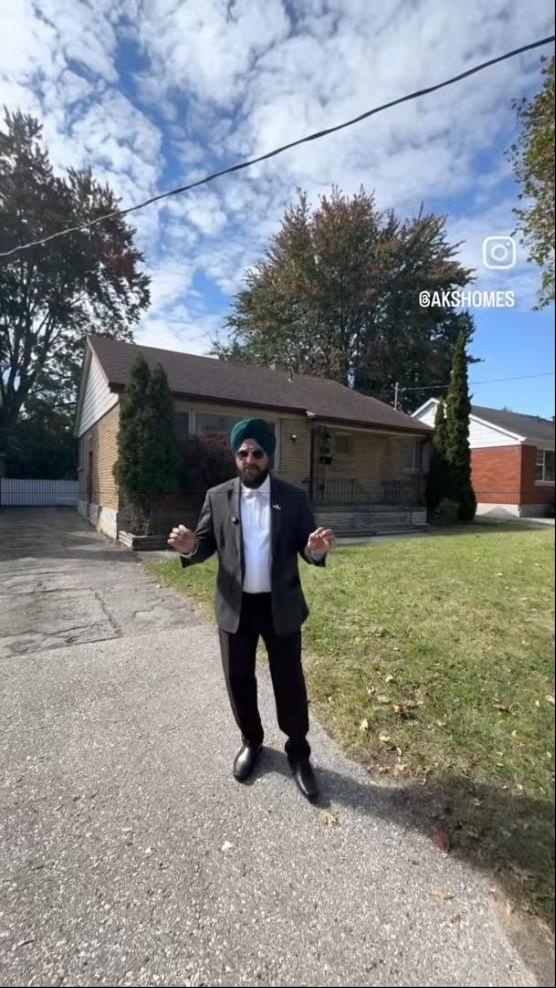
#> input picture assets/photos/listing-facing.jpg, 556 x 988 px
$ python -i make_short.py   (imports and definitions only)
#> lines starting #> are read from the running program, lines starting #| are printed output that depends on the picture
"""Render an engaging branded 1080x1920 YouTube Short (MP4, 30 fps) with photos of Satnampal.
Usage: python3 make_short.py '<json>' out.mp4
JSON keys:
  tag      short uppercase topic label, e.g. "BRAMPTON BUYERS"
  hook     opening headline, max ~7 words; wrap 1-3 words in <em></em> for gold italic
  hookSub  one line under the hook, max ~10 words
  points   exactly 3 objects {"title": max ~5 words, "text": max ~16 words}
  cta      call to action, e.g. "Book a free 15-min call"
  voice    optional list of 5 narration lines (hook, point 1, 2, 3, closing). Spoken by a Piper
           text-to-speech narrator (third person); each scene stretches to fit its line.
  photos   optional list of 4 file names from assets/photos for hook, point 1, 2, 3
           (default: a rotation of the non-headshot photos). CTA always uses headshot.jpg.
Scenes: hook 3.4s, three points 4.2s each, CTA 4.6s (~20.6s). Photos slowly zoom; text slides in.
Keep text out of the bottom ~420px and right ~160px (YouTube Shorts UI covers them).
Env FRAMES_ONLY=1 writes the final-state still of each scene to <out>.s<N>.png instead of a video.
"""
import json, sys, html, asyncio, os, subprocess, tempfile, shutil, random

HERE = os.path.dirname(os.path.abspath(__file__))
ROOT = os.path.dirname(HERE)
PHOTOS = os.path.join(ROOT, "assets", "photos")
FONTS = os.path.join(HERE, "fonts")
PF, LA = f"{FONTS}/playfair-display-latin", f"{FONTS}/lato-latin"
RED, GOLD_L, GOLD_D, INK = "#e8323a", "#f4eb8d", "#b07a3c", "#31312f"
GOLDBAR = f"linear-gradient(90deg,{GOLD_D} 0%,#d9b25e 25%,{GOLD_L} 50%,#d9b25e 75%,{GOLD_D} 100%)"
W, H, FPS = 1080, 1920, 30

# [1 line that did not run here, left out]
e = lambda s: html.escape(s or "")

pool = sorted(f for f in os.listdir(PHOTOS) if f.lower().endswith((".jpg", ".jpeg", ".png")) and not f.startswith("headshot"))
# [1 line that did not run here, left out]
headshot = os.path.join(PHOTOS, "headshot.jpg")

crest = f'''<svg viewBox="0 0 64 64" width="58" height="58"><defs><linearGradient id="g" x1="0" y1="0" x2="1" y2="1"><stop offset="0" stop-color="{GOLD_L}"/><stop offset=".5" stop-color="#d9b25e"/><stop offset="1" stop-color="{GOLD_D}"/></linearGradient></defs>
<path d="M14 14l6-8 6 6 6-9 6 9 6-6 6 8" fill="none" stroke="url(#g)" stroke-width="3.4" stroke-linejoin="round"/>
<circle cx="32" cy="36" r="20" fill="none" stroke="url(#g)" stroke-width="3.8"/>
<circle cx="32" cy="32" r="6" fill="#fff"/><path d="M29 35h6l2 12H27z" fill="#fff"/></svg>'''

CSS = f"""
@font-face{{font-family:PF;font-weight:700;src:url(file://{PF}-700-normal.woff2)}}
@font-face{{font-family:PF;font-weight:900;src:url(file://{PF}-900-normal.woff2)}}
@font-face{{font-family:PF;font-weight:700;font-style:italic;src:url(file://{PF}-700-italic.woff2)}}
@font-face{{font-family:LA;font-weight:400;src:url(file://{LA}-400-normal.woff2)}}
@font-face{{font-family:LA;font-weight:700;src:url(file://{LA}-700-normal.woff2)}}
@font-face{{font-family:LA;font-weight:900;src:url(file://{LA}-900-normal.woff2)}}
*{{margin:0;padding:0;box-sizing:border-box}}
html,body{{background:transparent}}
body{{width:{W}px;height:{H}px;font-family:LA;position:relative;overflow:hidden;font-variant-numeric:lining-nums;color:#fff}}
.shade{{position:absolute;inset:0;background:linear-gradient(180deg,rgba(0,0,0,.55) 0%,rgba(0,0,0,0) 18%,rgba(0,0,0,0) 38%,rgba(0,0,0,.78) 60%,rgba(0,0,0,.88) 100%)}}
.brand{{position:absolute;left:60px;top:90px;display:flex;align-items:center;gap:14px;text-shadow:0 2px 8px rgba(0,0,0,.5)}}
.brand b{{display:block;font-family:PF;font-weight:700;font-size:30px;letter-spacing:3px;border-bottom:3px solid #d9b25e;padding-bottom:2px}}
.brand i{{display:block;font-style:normal;font-family:PF;font-weight:700;font-size:17px;letter-spacing:4px;margin-top:5px}}
.who{{position:absolute;right:60px;top:96px;text-align:right;text-shadow:0 2px 8px rgba(0,0,0,.6)}}
.who b{{display:block;font-family:PF;font-weight:900;font-size:34px}}
.who span{{display:block;font-weight:900;font-size:28px;color:{GOLD_L};margin-top:4px}}
.zone{{position:absolute;left:60px;right:170px}}
.tag{{display:inline-block;background:{RED};color:#fff;font-weight:900;font-size:32px;letter-spacing:4px;text-transform:uppercase;padding:12px 28px;border-radius:50px;box-shadow:0 6px 20px rgba(0,0,0,.35)}}
h1{{font-family:PF;font-weight:900;font-size:104px;line-height:1.02;text-shadow:0 4px 18px rgba(0,0,0,.6)}}
h1 em,h2 em{{font-weight:700;font-style:italic;color:{GOLD_L}}}
.sub{{font-size:42px;font-weight:700;line-height:1.3;text-shadow:0 2px 10px rgba(0,0,0,.7)}}
.num{{display:flex;align-items:flex-end;gap:18px}}
.num b{{font-family:PF;font-weight:900;font-size:150px;line-height:.8;color:{RED};text-shadow:0 4px 14px rgba(0,0,0,.5)}}
.num span{{font-family:PF;font-weight:700;font-size:48px;color:{GOLD_L};padding-bottom:6px}}
h2{{font-family:PF;font-weight:900;font-size:82px;line-height:1.05;margin-top:22px;text-shadow:0 4px 16px rgba(0,0,0,.6)}}
.card{{background:rgba(255,255,255,.95);color:{INK};border-left:12px solid {RED};border-radius:10px;padding:30px 34px;font-size:44px;line-height:1.32;font-weight:700;box-shadow:0 10px 30px rgba(0,0,0,.35)}}
.bar{{position:absolute;left:60px;right:60px;top:186px;height:8px;background:rgba(255,255,255,.3);border-radius:8px;overflow:hidden}}
.bar i{{display:block;height:100%;background:{RED}}}
.cta-bg{{position:absolute;inset:0;background:#fff}}
.cta-bg:before{{content:'';position:absolute;left:0;top:0;width:40px;height:100%;background:{RED}}}
.cta-bg:after{{content:'';position:absolute;right:0;top:0;border-top:200px solid {RED};border-left:200px solid transparent}}
.photo{{position:absolute;left:50%;top:150px;transform:translateX(-50%);width:560px;height:560px;border-radius:50%;overflow:hidden;border:12px solid {RED};box-shadow:0 0 0 8px #e6cf8a,0 18px 40px rgba(0,0,0,.25)}}
.photo img{{width:100%;height:100%;object-fit:cover;object-position:50% 20%}}
.c{{position:absolute;left:80px;right:80px;text-align:center;color:{INK}}}
.cname{{font-family:PF;font-weight:900;font-size:86px;line-height:1}}
.cname span{{font-style:italic;font-weight:700;color:{RED}}}
.crole{{font-size:30px;font-weight:700;letter-spacing:3px;text-transform:uppercase;margin-top:14px}}
.award{{display:inline-block;margin-top:20px;background:{GOLDBAR};font-family:PF;font-weight:700;font-size:32px;padding:10px 30px;border-radius:50px}}
.ccta{{background:{RED};color:#fff;font-weight:900;font-size:46px;letter-spacing:2px;text-transform:uppercase;padding:30px 20px;border-radius:24px;box-shadow:0 10px 24px rgba(232,50,58,.35)}}
.phone{{font-family:PF;font-weight:900;font-size:92px;color:{RED};line-height:1}}
.mail{{font-size:36px;font-weight:700;margin-top:16px}}
.sites{{font-family:PF;font-weight:700;font-size:36px;margin-top:10px}}
.subs{{position:absolute;left:0;right:0;bottom:0;height:150px;background:{GOLDBAR};display:flex;align-items:center;justify-content:center;font-family:PF;font-weight:900;font-size:50px;color:{INK}}}
"""

def page(inner):
    return f'<html><head><style>{CSS}</style></head><body>{inner}</body></html>'

TOP = (f'<div class="shade"></div><div class="brand">{crest}<div><b>ROYAL CANADIAN</b><i>REALTY, BROKERAGE</i></div></div>'
       f'<div class="who"><b>Satnampal Singh</b><span>647-780-2560</span></div>')

# Each scene: background (photo path or None for white), duration, html (one flowing layout), layer start times.
# Elements tagged class="Lk" belong to layer k; each layer is rendered alone with the others hidden,
# so every layer keeps its exact position in the shared layout and nothing can overlap.
# [1 line that did not run here, left out]
# [5 lines that did not run here, left out]
# [31 lines not run here, left out]

def prep_bg(src, dst):
    """Cover-crop to 9:16, upscale to 1.25x output for the zoom, light sharpen."""
#> called with src = '../assets/photos/listing-facing.jpg', dst = 'out.png'
    from PIL import Image, ImageFilter, ImageEnhance
    im = Image.open(src).convert("RGB"); tw, th = int(W * 1.25), int(H * 1.25)
#> in prep_bg, im is the input picture: PIL image 556x988 RGB; mean R, G, B 132, 135.1, 136.4
    s = max(tw / im.width, th / im.height); im = im.resize((round(im.width * s), round(im.height * s)), Image.LANCZOS)
#> after `s = max(tw / im.width, th / im.height)`: s = 2.43
    x, y = (im.width - tw) // 2, (im.height - th) // 2
#> x = 0; y = 0
    im = im.crop((x, y, x + tw, y + th)).filter(ImageFilter.UnsharpMask(radius=2, percent=60, threshold=2))
#> im: PIL image 1350x2400 RGB
    ImageEnhance.Contrast(im).enhance(1.05).save(dst, quality=95)
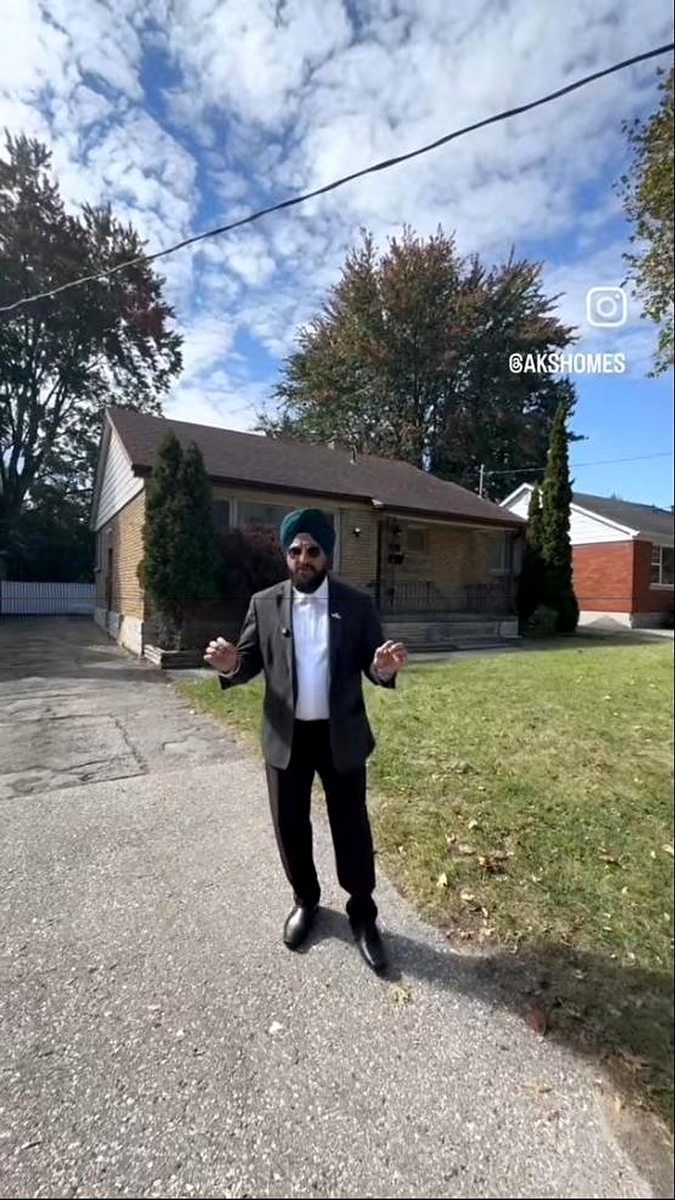
#> saved as out.png: PIL image 1350x2400 RGB (shown at 1/2 size); mean R, G, B 131.6, 134.9, 136.1

VOICE = os.environ.get("PIPER_VOICE", "en-us-ryan-high")
VOICE_DIR = os.path.expanduser("~/.cache/piper")

def ensure_voice():
    model = os.path.join(VOICE_DIR, f"{VOICE}.onnx")
    if not os.path.exists(model):
        os.makedirs(VOICE_DIR, exist_ok=True)
        tgz = os.path.join(VOICE_DIR, f"{VOICE}.tar.gz")
        subprocess.run(["curl", "-sSL", "-o", tgz, f"https://github.com/rhasspy/piper/releases/download/v0.0.2/voice-{VOICE}.tar.gz"], check=True)
        subprocess.run(["tar", "xzf", tgz, "-C", VOICE_DIR], check=True)
    return model

def dur_of(path):
    return float(subprocess.run(["ffprobe", "-v", "error", "-show_entries", "format=duration", "-of", "csv=p=0", path],
                                capture_output=True, text=True, check=True).stdout)

tmp = tempfile.mkdtemp()
# [1 line not run here, left out]

# [1 line that did not run here, left out]
# [20 lines not run here, left out]

enc = ["-c:v", "libx264", "-preset", "veryfast", "-crf", "20", "-pix_fmt", "yuv420p", "-r", str(FPS)]
lst = []
# [31 lines not run here, left out]
tmpout = out + ".tmp.mp4"
# [19 lines not run here, left out]

>>> result = prep_bg('../assets/photos/listing-facing.jpg', 'out.png')
